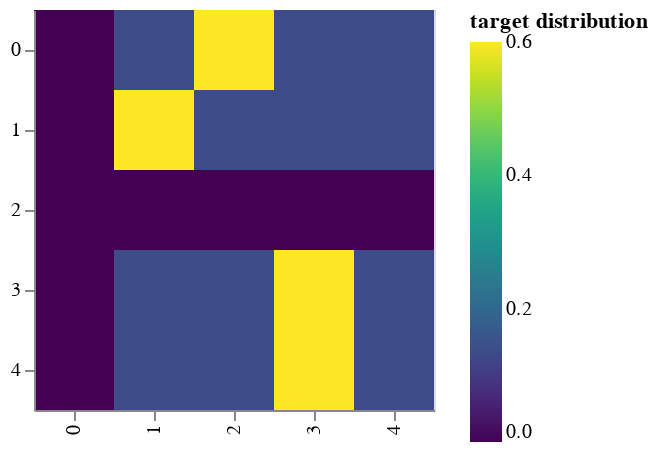

The notebook cell saved with this chart:
### Code cell
from Examples.example_learning_schedule import example_learning_schedule
from Examples.example_label_smoothing import example_label_smoothing
from Examples.example_mask import example_mask
from Examples.example_positional import example_positional

# example_learning_schedule()
example_label_smoothing()

### Figure 1 — Vega-Lite specification as saved in the notebook (floating-point values rounded to 4 significant figures)
{"config": {"view": {"continuousWidth": 400, "continuousHeight": 300}}, "data": {"name": "data-657da60f13fd21ce0024d47b52e08641"}, "mark": {"type": "rect", "color": "Blue", "opacity": 1}, "encoding": {"color": {"type": "quantitative", "field": "target distribution", "scale": {"scheme": "viridis"}}, "x": {"type": "ordinal", "field": "columns", "title": null}, "y": {"type": "ordinal", "field": "rows", "title": null}}, "height": 200, "selection": {"selector006": {"type": "interval", "bind": "scales", "encodings": ["x", "y"]}}, "width": 200, "$schema": "https://vega.github.io/schema/vega-lite/v4.8.1.json", "datasets": {"data-657da60f13fd21ce0024d47b52e08641": [{"target distribution": 0.0, "columns": 0, "rows": 0}, {"target distribution": 0.0, "columns": 0, "rows": 1}, {"target distribution": 0.0, "columns": 0, "rows": 2}, {"target distribution": 0.0, "columns": 0, "rows": 3}, {"target distribution": 0.0, "columns": 0, "rows": 4}, {"target distribution": 0.1333, "columns": 1, "rows": 0}, {"target distribution": 0.6, "columns": 1, "rows": 1}, {"target distribution": 0.0, "columns": 1, "rows": 2}, {"target distribution": 0.1333, "columns": 1, "rows": 3}, {"target distribution": 0.1333, "columns": 1, "rows": 4}, {"target distribution": 0.6, "columns": 2, "rows": 0}, {"target distribution": 0.1333, "columns": 2, "rows": 1}, {"target distribution": 0.0, "columns": 2, "rows": 2}, {"target distribution": 0.1333, "columns": 2, "rows": 3}, {"target distribution": 0.1333, "columns": 2, "rows": 4}, {"target distribution": 0.1333, "columns": 3, "rows": 0}, {"target distribution": 0.1333, "columns": 3, "rows": 1}, {"target distribution": 0.0, "columns": 3, "rows": 2}, {"target distribution": 0.6, "columns": 3, "rows": 3}, {"target distribution": 0.6, "columns": 3, "rows": 4}, {"target distribution": 0.1333, "columns": 4, "rows": 0}, {"target distribution": 0.1333, "columns": 4, "rows": 1}, {"target distribution": 0.0, "columns": 4, "rows": 2}, {"target distribution": 0.1333, "columns": 4, "rows": 3}, {"target distribution": 0.1333, "columns": 4, "rows": 4}]}}
